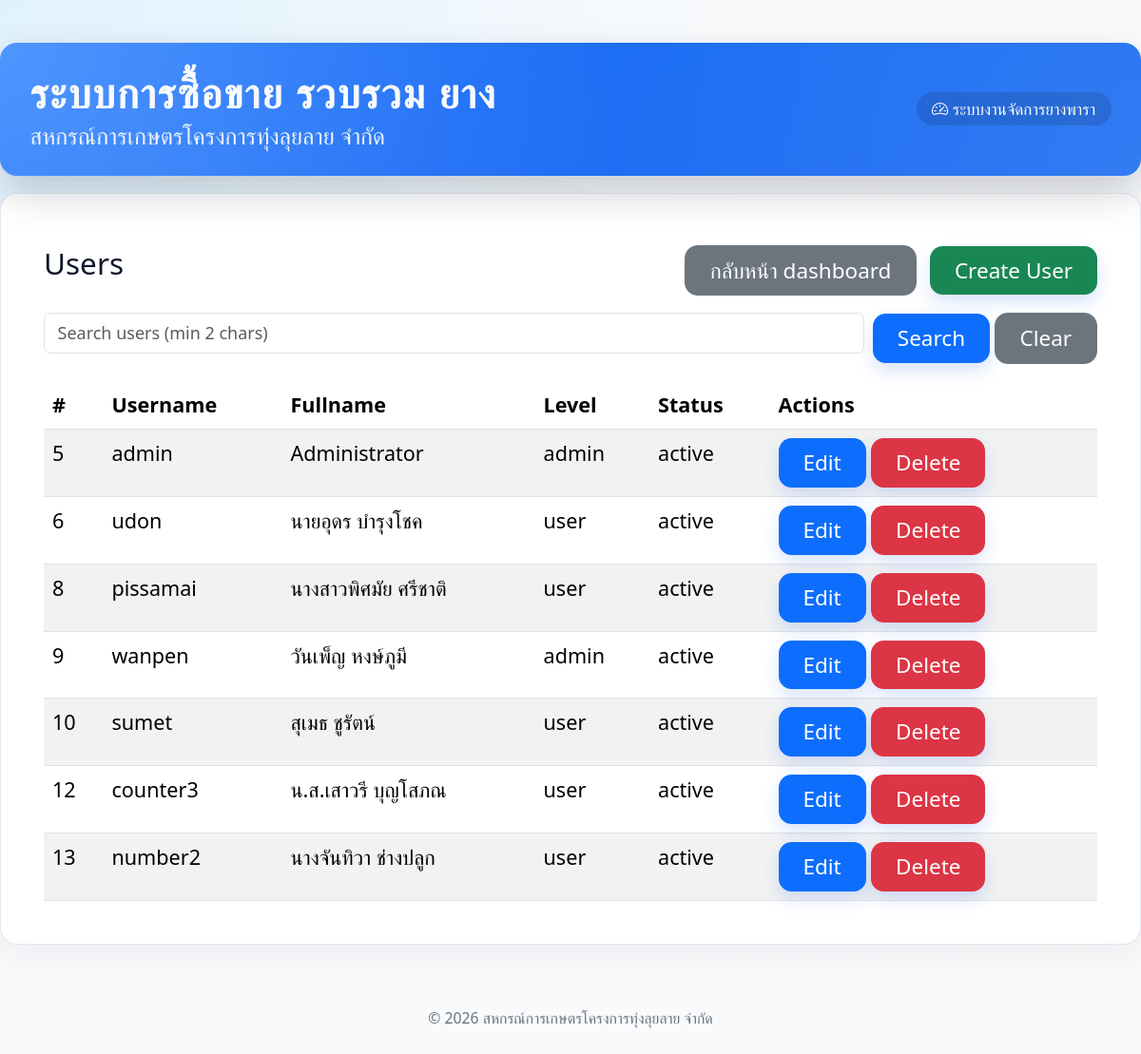
Page /users.php (signed in) on the committed database.
### tables this page shows
CREATE TABLE `tbl_user` (
  `user_id` int(11) NOT NULL,
  `user_username` varchar(255) NOT NULL,
  `user_password` varchar(255) NOT NULL,
  `user_fullname` varchar(255) NOT NULL,
  `user_level` varchar(255) NOT NULL,
  `user_status` varchar(255) NOT NULL
);

### functions.php (called while the page is built, shortened)
<?php
function is_logged_in(): bool {
    return isset($_SESSION['user_id']);
}
?>

### users.php (the view, shortened to what this page needs)
<?php
require_once 'functions.php';
include 'header.php';
$q = isset($_GET['q']) ? trim((string)$_GET['q']) : '';
if ($q !== '' && mb_strlen($q) >= 2) {
    $like = '%' . $q . '%';
    $stmt = $mysqli->prepare("SELECT user_id, user_username, user_fullname, user_level, user_status FROM tbl_user WHERE user_username LIKE ? OR user_fullname LIKE ? ORDER BY user_id ASC");
    if (!$stmt) {
        die('Prepare failed: ' . $mysqli->error);
    }
    $stmt->bind_param('ss', $like, $like);
} else {
    $stmt = $mysqli->prepare("SELECT user_id, user_username, user_fullname, user_level, user_status FROM tbl_user ORDER BY user_id ASC");
}
$stmt->execute();
$result = $stmt->get_result();
$users = $result->fetch_all(MYSQLI_ASSOC);
?>
<div class="container mt-4">
    <div class="row mb-3">
        <div class="col-6">
            <h3>Users</h3>
        </div>
        <div class="col-6 text-end">
            <?php if (function_exists('is_logged_in') && is_logged_in()): ?>
                <a href="dashboard.php" class="btn btn-secondary me-2">กลับหน้า dashboard</a>
            <?php endif; ?>
            <a href="user_form.php?action=create" class="btn btn-success">Create User</a>
        </div>
    </div>
    <div class="row mb-3">
        <div class="col-12">
            <form method="get" class="row g-2 position-relative" id="user-search-form">
                <div class="col-auto" style="flex:1;">
                    <input type="text" name="q" id="user-search-input" class="form-control" placeholder="Search users (min 2 chars)" autocomplete="off" value="<?php echo htmlspecialchars($q); ?>">
                </div>
                <div class="col-auto">
                    <button type="submit" class="btn btn-primary">Search</button>
                    <a href="users.php" class="btn btn-secondary">Clear</a>
                </div>
            </form>
        </div>
    </div>
    <div class="table-responsive">
        <table class="table table-striped">
            <thead>
                <tr>
                    <th>#</th>
                    <th>Username</th>
                    <th>Fullname</th>
                    <th>Level</th>
                    <th>Status</th>
                    <th>Actions</th>
                </tr>
            </thead>
            <tbody>
                <?php foreach ($users as $u): ?>
                    <tr>
                        <td><?php echo (int)$u['user_id']; ?></td>
                        <td><?php echo htmlspecialchars($u['user_username']); ?></td>
                        <td><?php echo htmlspecialchars($u['user_fullname']); ?></td>
                        <td><?php echo htmlspecialchars($u['user_level']); ?></td>
                        <td><?php echo htmlspecialchars($u['user_status']); ?></td>
                        <td>
                            <a href="user_form.php?action=edit&id=<?php echo (int)$u['user_id']; ?>" class="btn btn-sm btn-primary">Edit</a>
                            <form method="post" action="user_delete.php" style="display:inline-block;" onsubmit="return confirm('Delete this user?');">
                                <button type="submit" class="btn btn-sm btn-danger">Delete</button>
                            </form>
                        </td>
                    </tr>
                <?php endforeach; ?>
            </tbody>
        </table>
    </div>
</div>
<?php include 'footer.php'; ?>

### header.php (style rules this page uses)
* { margin: 0; padding: 0; box-sizing: border-box; }
:root { font-size: 18px; }
body { min-height: 100vh; background: radial-gradient(circle at top left, #e0f2fe 0, #f8fafc 45%, #f9fafb 100%); font-family: 'THSarabunNew', system-ui, -apple-system, "Segoe UI", Roboto, "Helvetica Neue", Arial, "Noto Sans", sans-serif; color: #0f172a; }
table, .dataTable, table.dataTable tbody td, table.dataTable thead th, table.table td, table.table th { font-size: 1.2rem; }
.btn-sm { font-size: 1.1rem; padding: .25rem .7rem; }
.btn { font-size: 1.25rem; padding: 0.4em 1.15em; border-radius: .75rem; }
.btn-primary, .btn-success, .btn-danger, .btn-warning { border: none; box-shadow: 0 8px 18px rgba(37, 99, 235, 0.18); }

### rows in the picture
tbl_user: user_id "5", user_username "admin", user_fullname "Administrator", user_level "admin", user_status "active"
tbl_user: user_id "6", user_username "udon", user_fullname "นายอุดร บำรุงโชค", user_level "user", user_status "active"
tbl_user: user_id "8", user_username "pissamai", user_fullname "นางสาวพิศมัย ศรีชาติ", user_level "user", user_status "active"
tbl_user: user_id "9", user_username "wanpen", user_fullname "วันเพ็ญ หงษ์ภูมี", user_level "admin", user_status "active"
tbl_user: user_id "10", user_username "sumet", user_fullname "สุเมธ ชูรัตน์", user_level "user", user_status "active"
tbl_user: user_id "12", user_username "counter3", user_fullname "น.ส.เสาวรี บุญโสภณ", user_level "user", user_status "active"
tbl_user: user_id "13", user_username "number2", user_fullname "นางจันทิวา ช่างปลูก", user_level "user", user_status "active"
